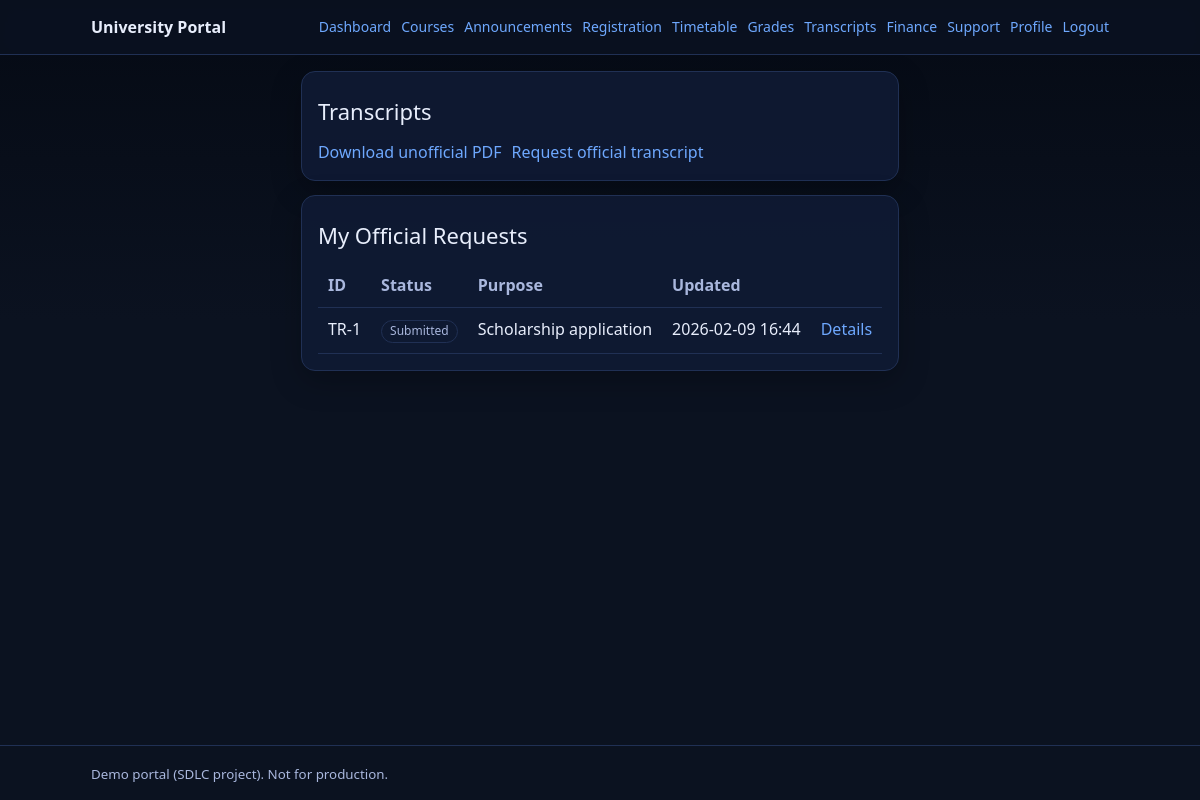
Page /transcripts/ (signed in) on the committed database.
### portal/models.py (models this page shows, shortened)
class TranscriptRequest(models.Model):
	class Status(models.TextChoices):
		SUBMITTED = "submitted", "Submitted"
		IN_REVIEW = "in_review", "In Review"
		APPROVED = "approved", "Approved"
		REJECTED = "rejected", "Rejected"
		ISSUED = "issued", "Issued"
	class DeliveryMethod(models.TextChoices):
		EMAIL = "email", "Email"
		PICKUP = "pickup", "Pickup"
		COURIER = "courier", "Courier"
	requester = models.ForeignKey(settings.AUTH_USER_MODEL, on_delete=models.PROTECT)
	purpose = models.CharField(max_length=200)
	delivery_method = models.CharField(max_length=16, choices=DeliveryMethod.choices)
	recipient_details = models.TextField(blank=True)
	status = models.CharField(max_length=16, choices=Status.choices, default=Status.SUBMITTED)
	reviewed_by = models.ForeignKey(
		settings.AUTH_USER_MODEL, on_delete=models.PROTECT, null=True, blank=True, related_name="reviewed_transcripts"
	)
	review_reason = models.TextField(blank=True)
	issued_at = models.DateTimeField(null=True, blank=True)
	verification_code = models.CharField(max_length=24, blank=True)
	created_at = models.DateTimeField(default=timezone.now)
	updated_at = models.DateTimeField(auto_now=True)

### portal/views.py (the view)
# urls.py: path("transcripts/", views.transcript_requests, name="transcript_requests"),
@login_required
def transcript_requests(request: HttpRequest) -> HttpResponse:
	_require_role(request, "STUDENT", "ALUMNI")
	items = TranscriptRequest.objects.filter(requester=request.user).order_by("-created_at")
	return render(request, "portal/transcript_requests.html", {"requests": items})

### portal/context_processors.py (called while the page is built)
def portal_nav(request):
    user = request.user
    return {
        "nav": {
            "is_student": user_in_any_group(user, [ROLE_STUDENT]),
            "is_faculty": user_in_any_group(user, [ROLE_FACULTY]),
            "is_registrar": user_in_any_group(user, [ROLE_REGISTRAR, ROLE_IT_ADMIN]),
            "is_finance": user_in_any_group(user, [ROLE_FINANCE, ROLE_IT_ADMIN]),
            "is_alumni": user_in_any_group(user, [ROLE_ALUMNI]),
            "is_admin": user.is_authenticated and (user.is_superuser or user_in_any_group(user, [ROLE_IT_ADMIN])),
        }
    }

### portal/roles.py (called while the page is built)
def user_in_any_group(user: User, group_names: Iterable[str]) -> bool:
    if not user.is_authenticated:
        return False
    if user.is_superuser:
        return True
    return user.groups.filter(name__in=list(group_names)).exists()

def is_in_role(user: User, role_key_or_group_name: str) -> bool:
    groups = ROLE_KEY_GROUPS.get(role_key_or_group_name)
    if groups is None:
        groups = [role_key_or_group_name]
    return user_in_any_group(user, groups)

### portal/views.py (called while the page is built)
def _require_role(request: HttpRequest, *roles: str) -> None:
	if request.user.is_superuser:
		return
	if any(is_in_role(request.user, r) for r in roles):
		return
	raise PermissionDenied()

### templates/portal/transcript_requests.html (shortened to what this page needs)
{% extends 'portal/base.html' %}
{% block content %}
<div class="grid">
    <div class="col-12">
        <div class="card">
            <div class="h1">Transcripts</div>
            <div class="actions">
                <a href="{% url 'portal:unofficial_transcript_pdf' %}">Download unofficial PDF</a>
                <a href="{% url 'portal:transcript_request_new' %}">Request official transcript</a>
            </div>
        </div>
    </div>
    <div class="col-12">
        <div class="card">
            <div class="h1">My Official Requests</div>
            {% if requests %}
            <table class="table">
                <thead>
                    <tr>
                        <th>ID</th>
                        <th>Status</th>
                        <th>Purpose</th>
                        <th>Updated</th>
                        <th></th>
                    </tr>
                </thead>
                <tbody>
                    {% for tr in requests %}
                    <tr>
                        <td>TR-{{ tr.id }}</td>
                        <td><span class="badge">{{ tr.get_status_display }}</span></td>
                        <td>{{ tr.purpose }}</td>
                        <td>{{ tr.updated_at|date:'Y-m-d H:i' }}</td>
                        <td><a href="{% url 'portal:transcript_request_detail' tr.id %}">Details</a></td>
                    </tr>
                    {% endfor %}
                </tbody>
            </table>
            {% else %}
            <p class="h2">No requests yet.</p>
            {% endif %}
        </div>
    </div>
</div>
{% endblock %}

### static/portal.css (style rules this page uses)
:root { --bg: #0b1220; --card: #0f1a33; --text: #e8eefc; --muted: #a9b7dd; --brand: #6ea8fe; --border: #203054; --good: #2fbf71; --warn: #f59f00; --bad: #fa5252; }
* { box-sizing: border-box }
html, body { height: 100%; }
body { margin: 0; font-family: system-ui, -apple-system, Segoe UI, Roboto, Helvetica, Arial; line-height: 1.4; background: linear-gradient(180deg, #050a14, #0b1220 40%, #0b1220); color: var(--text); min-height: 100vh; display: flex; flex-direction: column; }
a { color: var(--brand); text-decoration: none }
.card { background: rgba(15, 26, 51, .9); border: 1px solid var(--border); border-radius: 14px; padding: 16px; box-shadow: 0 10px 30px rgba(0, 0, 0, .25) }
.grid { display: grid; grid-template-columns: repeat(12, 1fr); gap: 14px }
.col-12 { grid-column: span 12 }
.h1 { font-size: 22px; margin: 8px 0 14px 0 }
.table { width: 100%; border-collapse: collapse }
.table th, .table td { padding: 10px; border-bottom: 1px solid var(--border); vertical-align: top }
.table th { color: var(--muted); text-align: left; font-weight: 600 }
.badge { display: inline-block; padding: 2px 8px; border-radius: 999px; border: 1px solid var(--border); color: var(--muted); font-size: 12px }
.actions { display: flex; flex-wrap: wrap; gap: 10px; align-items: center }

### rows in the picture
TranscriptRequest: id "1", status "Submitted", purpose "Scholarship application", updated_at "2026-02-09 16:44"
